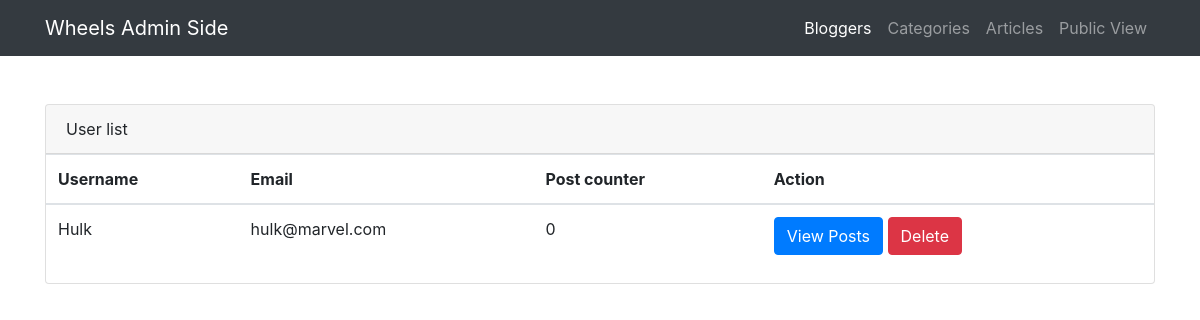
The page /admin-home/ on the database as committed earlier.
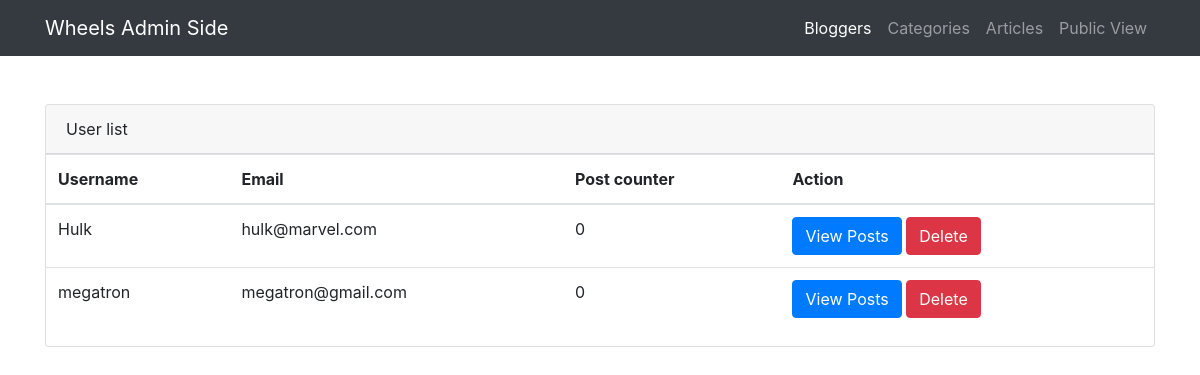
The same page on the database as committed later.
### backend/models.py (models this page shows)
class WheelsUsers(models.Model):
    username =models.CharField( max_length=150)
    email = models.CharField( max_length=150)
    password = models.CharField( max_length=150)

### backend/views.py (the view)
# urls.py: path('', views.wheels_users_list, name='wheels_users_list'),
def wheels_users_list(request):
    all_wheel_users = WheelsUsers.objects.all()
    args_to_template = {
        "all_wheel_users":all_wheel_users
    }
    return render(request, 'backend/list.html', args_to_template)

### backend/templates/backend/list.html (shortened to what this page needs)
{% extends "admin_default.html" %}
{% block layout_content %}
<div>
   <div class="card mt-5"  >
      <div class="card-header">
         User list
      </div>
      <table class="table">
         <thead>
            <tr>
               <th scope="col">Username</th>
               <th scope="col">Email</th>
               <th scope="col">Post counter</th>
               <th scope="col">Action</th>
            </tr>
         </thead>
         <tbody>
         {% for item in all_wheel_users %}
            <tr>
               <td>{{item.username}}</td>
               <td>{{item.email}}</td>
               <td>0</td>
               <td>
                  <div class="btn-gro up" role="group" aria-label="Basic example">
                     <a  href="#" class="btn btn-primary">View Posts </a>
                     <a href="{% url 'delete_username' item.id %}" class="btn btn-danger">Delete</a>
                  </div>
               </td>
            </tr>
            {% endfor %}
         </tbody>
      </table>
   </div>
</div>
{% endblock %}

Rows that differ between the two databases and show on the page:
added WheelsUsers: username "megatron", email "megatron@gmail.com"
